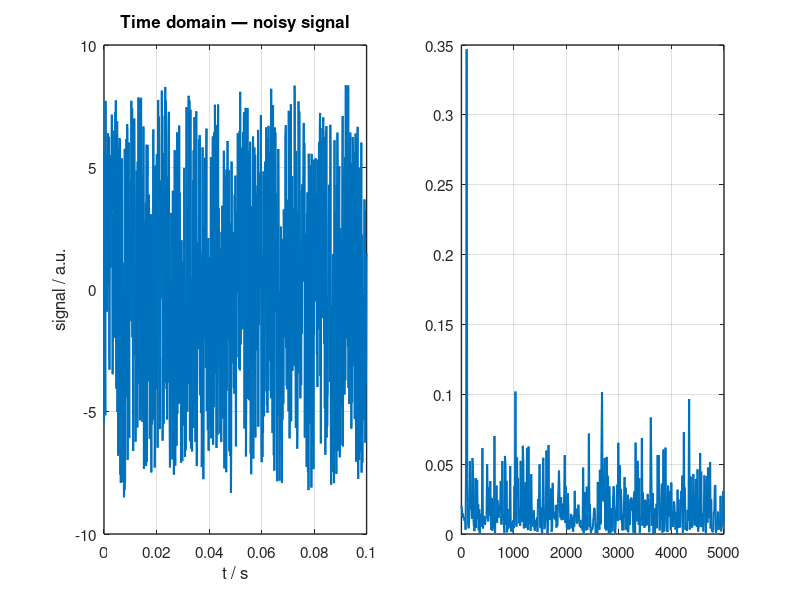

MATLAB code for this plot: (Note: this script raises an error after producing the figure.)
%% ========================================================================
%  INTRODUCTION TO FFT  —  Part 1: Single frequency, additive noise
%  ========================================================================
%
%  A single sine wave is buried in additive white noise. The FFT recovers
%  the signal frequency from the power spectrum even when the noise
%  amplitude is much larger than the signal.
%
%  Topics:
%    1. Generating a noisy signal
%    2. Computing the FFT and one-sided power spectrum
%    3. Identifying the dominant frequency with max()
%  ========================================================================

clear; close all; clc

%% 1) Plot defaults
set(0, 'DefaultLineLineWidth',  1.5, ...
       'DefaultAxesFontSize',   11,  ...
       'DefaultAxesLineWidth',  1.0, ...
       'DefaultAxesBox',        'on', ...
       'DefaultAxesXGrid',      'on', ...
       'DefaultAxesYGrid',      'on', ...
       'DefaultFigureColor',    'w');

%% 2) Signal parameters
f_sig   = 100;    % signal frequency          [Hz]
n_noise = 15;     % noise amplitude (15x signal amplitude)

%% 3) Generate signal
t      = linspace(0, 0.1, 1000);             % time vector  [s]
signal = sin(2*pi * f_sig * t);              % pure sine
signal = signal + (rand(size(t)) - 0.5) * n_noise;  % add white noise

%% 4) FFT and one-sided power spectrum
N     = length(signal);
Y     = fft(signal, N);
P_two = abs(Y / N).^2;                       % two-sided power

f_s   = 1 / (t(2) - t(1));                  % sampling frequency  [Hz]
f_ax  = f_s * (0:(N/2)) / N;                % one-sided frequency axis

P     = P_two(1:N/2+1);                     % one-sided spectrum

%% 5) Identify dominant frequency
[~, idx] = max(P);
f_peak   = f_ax(idx);

fprintf('Sampling frequency : %.0f Hz\n',   f_s)
fprintf('Frequency resolution: %.2f Hz\n',  f_s/N)
fprintf('Detected peak      : %.1f Hz\n',   f_peak)

%% 6) Plot
figure('Name','FFT Part 1','Position',[100 100 900 420])

subplot(1,2,1)
plot(t, signal)
xlabel('t / s')
ylabel('signal / a.u.')
title('Time domain — noisy signal')

subplot(1,2,2)
plot(f_ax, P)
xline(f_peak, 'r--', sprintf('%.0f Hz', f_peak), ...
      'LabelVerticalAlignment','bottom')
xlabel('f / Hz')
ylabel('power / a.u.')
title('Frequency domain — power spectrum')
xlim([0 f_s/2])
